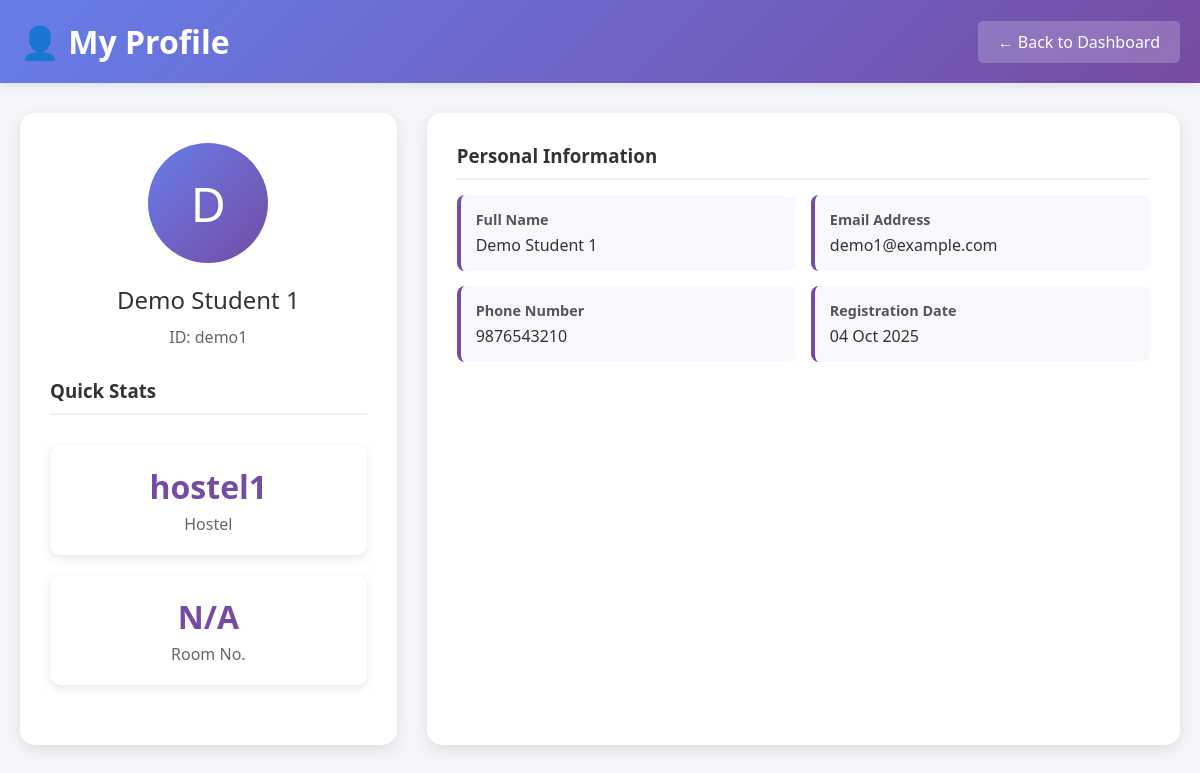
The app's page /new_profile.php (signed in) with its own data.
### tables this page shows
CREATE TABLE IF NOT EXISTS students (
    id INT AUTO_INCREMENT PRIMARY KEY,
    user_id VARCHAR(50) UNIQUE NOT NULL,
    name VARCHAR(100) NOT NULL,
    email VARCHAR(100) NOT NULL,
    phone VARCHAR(15) NOT NULL,
    password VARCHAR(255) NOT NULL,
    hostel VARCHAR(20) NOT NULL,
    registration_step INT DEFAULT 1,
    registration_completed BOOLEAN DEFAULT FALSE,
    created_at TIMESTAMP DEFAULT CURRENT_TIMESTAMP,
    updated_at TIMESTAMP DEFAULT CURRENT_TIMESTAMP ON UPDATE CURRENT_TIMESTAMP
);

### new_profile.php (the view, shortened to what this page needs)
<?php
$host = 'localhost';
$dbname = 'mj_hostel';
$username = 'root';
$password = '';
try {
    $pdo = new PDO("mysql:host=$host;dbname=$dbname;charset=utf8mb4", $username, $password);
    $pdo->setAttribute(PDO::ATTR_ERRMODE, PDO::ERRMODE_EXCEPTION);
} catch (PDOException $e) {
    die("Database connection failed: " . $e->getMessage());
}
$userId = $_SESSION['user_id'];
$stmt = $pdo->prepare("
    SELECT s.*, p.father_name, p.mother_name, p.father_phone,
           a.line1, a.line2, a.city, a.taluka, a.pincode, a.district, a.state, a.country, a.room_number
    FROM students s
    LEFT JOIN parent_info p ON s.id = p.student_id
    LEFT JOIN addresses a ON s.id = a.student_id
    WHERE s.user_id = ?
");
$stmt->execute([$userId]);
$user = $stmt->fetch(PDO::FETCH_ASSOC);
?>
<!DOCTYPE html>
<html lang="en">
<head>
</head>
<body>
    <div class="header">
        <div class="header-content">
            <h1>👤 My Profile</h1>
            <a href="new_dashboard.php" class="back-btn">← Back to Dashboard</a>
        </div>
    </div>
    <div class="container">
        <div class="profile-grid">
            <div class="profile-card">
                <div class="profile-header">
                    <div class="profile-avatar">
                        <?php echo strtoupper(substr($user['name'], 0, 1)); ?>
                    </div>
                    <div class="profile-name"><?php echo htmlspecialchars($user['name']); ?></div>
                    <div class="profile-id">ID: <?php echo htmlspecialchars($user['user_id']); ?></div>
                </div>
                <div class="info-section">
                    <h3>Quick Stats</h3>
                    <div class="stats-grid">
                        <div class="stat-card">
                            <div class="stat-number"><?php echo htmlspecialchars($user['hostel']); ?></div>
                            <div class="stat-label">Hostel</div>
                        </div>
                        <div class="stat-card">
                            <div class="stat-number"><?php echo $user['room_number'] ?: 'N/A'; ?></div>
                            <div class="stat-label">Room No.</div>
                        </div>
                    </div>
                </div>
            </div>
            <div class="profile-card">
                <div class="info-section">
                    <h3>Personal Information</h3>
                    <div class="info-grid">
                        <div class="info-item">
                            <div class="info-label">Full Name</div>
                            <div class="info-value"><?php echo htmlspecialchars($user['name']); ?></div>
                        </div>
                        <div class="info-item">
                            <div class="info-label">Email Address</div>
                            <div class="info-value"><?php echo htmlspecialchars($user['email']); ?></div>
                        </div>
                        <div class="info-item">
                            <div class="info-label">Phone Number</div>
                            <div class="info-value"><?php echo htmlspecialchars($user['phone']); ?></div>
                        </div>
                        <div class="info-item">
                            <div class="info-label">Registration Date</div>
                            <div class="info-value"><?php echo date('d M Y', strtotime($user['created_at'])); ?></div>
                        </div>
                    </div>
                </div>
            </div>
        </div>
    </div>
</body>
</html>

### new_profile.php (style rules this page uses)
* { margin: 0; padding: 0; box-sizing: border-box; }
body { font-family: 'Segoe UI', Tahoma, Geneva, Verdana, sans-serif; background: #f5f6fa; min-height: 100vh; }
.header { background: linear-gradient(135deg, #667eea, #764ba2); color: white; padding: 20px; box-shadow: 0 2px 10px rgba(0,0,0,0.1); }
.header-content { max-width: 1200px; margin: 0 auto; display: flex; justify-content: space-between; align-items: center; }
.back-btn { background: rgba(255,255,255,0.2); color: white; border: none; padding: 10px 20px; border-radius: 5px; cursor: pointer; text-decoration: none; transition: background 0.3s; }
.container { max-width: 1200px; margin: 0 auto; padding: 30px 20px; }
.profile-grid { display: grid; grid-template-columns: 1fr 2fr; gap: 30px; margin-bottom: 30px; }
.profile-card { background: white; padding: 30px; border-radius: 15px; box-shadow: 0 5px 15px rgba(0,0,0,0.1); }
.profile-header { text-align: center; margin-bottom: 30px; }
.profile-avatar { width: 120px; height: 120px; background: linear-gradient(135deg, #667eea, #764ba2); border-radius: 50%; display: flex; align-items: center; justify-content: center; font-size: 3rem; color: white; margin: 0 auto 20px; }
.profile-name { font-size: 1.5rem; color: #333; margin-bottom: 10px; }
.profile-id { color: #666; font-size: 1rem; }
.info-section { margin-bottom: 30px; }
.info-section h3 { color: #333; margin-bottom: 15px; padding-bottom: 10px; border-bottom: 2px solid #f0f0f0; }
.info-grid { display: grid; grid-template-columns: repeat(auto-fit, minmax(250px, 1fr)); gap: 15px; }
.info-item { background: #f8f9fc; padding: 15px; border-radius: 8px; border-left: 4px solid #764ba2; }
.info-label { font-weight: 600; color: #555; margin-bottom: 5px; font-size: 0.9rem; }
.info-value { color: #333; font-size: 1rem; }
.stats-grid { display: grid; grid-template-columns: repeat(auto-fit, minmax(200px, 1fr)); gap: 20px; margin-top: 30px; }
.stat-card { background: white; padding: 20px; border-radius: 10px; box-shadow: 0 3px 10px rgba(0,0,0,0.1); text-align: center; }
.stat-number { font-size: 2rem; font-weight: bold; color: #764ba2; }
.stat-label { color: #666; margin-top: 5px; }

### records on screen
students: name "D", name "Demo Student 1", user "demo1", hostel "hostel1", email "demo1@example.com", phone "9876543210", created_at "04 Oct 2025"

### other values on screen
$user['room_number'] ?: 'N/A' "N/A"
